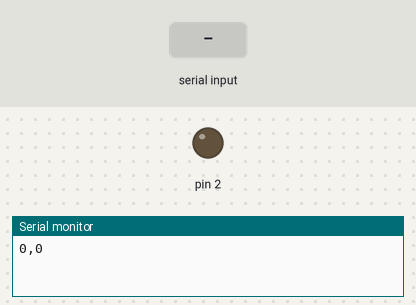
This sketch was run on a simulated Arduino Uno, built with avr-gcc and run on an emulated ATmega328P. Shown: output pins drawn as LEDs (lit = HIGH), the last lines printed to the serial monitor. Inputs (shaded band) come from the test bench.

Above: at 1.2 s.
1.3 s: "1" received over Serial
At 2.7 s:
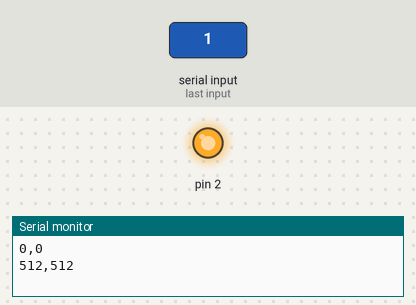
Timing chart, 0 to 4.3 s (numbered marks = the images above; inputs shaded):
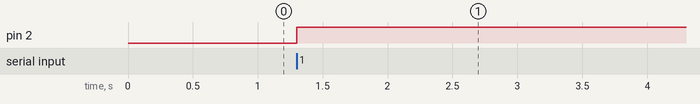

Measured:
- after the input at 1.3 s, pin 2: LOW → HIGH at once

The sketch:

05_receiveInArduino.ino
```cpp
void setup() {
  // put your setup code here, to run once:
  Serial.begin(9600);
  Serial.println("0,0");
  pinMode(2,OUTPUT);
}

void loop() {
  if(Serial.available()>0){
    int inByte=Serial.read();
    digitalWrite(2,inByte);
    int sensor = analogRead(A0);
    delay(1);
    int sensor2 = analogRead(A1);
    delay(1);
    Serial.print(sensor);
    Serial.print(',');
    Serial.println(sensor2);
  }
}

/* Processing Code

import processing.serial.*;
Serial myPort;
int xPos=0;
int yPos=0;
boolean onOff=false;

void setup(){
  size(960,720);
  printArray(Serial.list());
  String portname=Serial.list()[1];
  println(portname);
  myPort = new Serial(this,portname,9600);
  myPort.clear();
  myPort.bufferUntil('\n');
}

void draw(){
  background(255);
  ellipse(xPos,yPos,30,30);
  if (mousePressed)
    onOff=true;
  else
    onOff=false;
}

void serialEvent(Serial myPort){
  String s=myPort.readStringUntil('\n');
  s=trim(s);
  if (s!=null){
    int values[]=int(split(s,','));
    if (values.length==2){
      xPos=(int)map(values[0],0,1023,0, width);
      yPos=(int)map(values[1],0,1023,0, height);
    }
  }
  myPort.write(int(onOff));
}

 */
```
